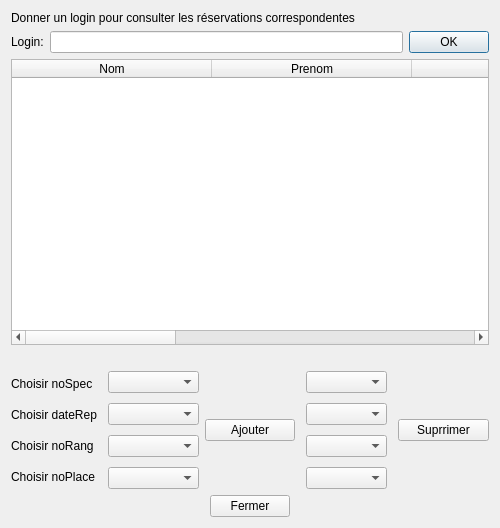
<?xml version="1.0" encoding="UTF-8"?>
<ui version="4.0">
 <class>fct_comp_9</class>
 <widget class="QDialog" name="fct_comp_9">
  <property name="geometry">
   <rect>
    <x>0</x>
    <y>0</y>
    <width>500</width>
    <height>528</height>
   </rect>
  </property>
  <property name="windowTitle">
   <string>Gestion de réservations</string>
  </property>
  <layout class="QVBoxLayout" name="verticalLayout_3">
   <item>
    <widget class="QLabel" name="label">
     <property name="text">
      <string>Donner un login pour consulter les réservations correspondentes</string>
     </property>
    </widget>
   </item>
   <item>
    <layout class="QHBoxLayout" name="horizontalLayout">
     <item>
      <widget class="QLabel" name="label_2">
       <property name="text">
        <string>Login:</string>
       </property>
      </widget>
     </item>
     <item>
      <widget class="QLineEdit" name="lineEdit"/>
     </item>
     <item>
      <widget class="QPushButton" name="pushButton">
       <property name="text">
        <string>OK</string>
       </property>
      </widget>
     </item>
    </layout>
   </item>
   <item>
    <widget class="QTableWidget" name="table_fct_comp_9">
     <attribute name="horizontalHeaderDefaultSectionSize">
      <number>200</number>
     </attribute>
     <attribute name="horizontalHeaderMinimumSectionSize">
      <number>50</number>
     </attribute>
     <attribute name="horizontalHeaderStretchLastSection">
      <bool>true</bool>
     </attribute>
     <attribute name="verticalHeaderVisible">
      <bool>false</bool>
     </attribute>
     <column>
      <property name="text">
       <string>Nom</string>
      </property>
     </column>
     <column>
      <property name="text">
       <string>Prenom</string>
      </property>
     </column>
     <column>
      <property name="text">
       <string>noSpec</string>
      </property>
     </column>
     <column>
      <property name="text">
       <string>dateRep</string>
      </property>
     </column>
     <column>
      <property name="text">
       <string>noPlace</string>
      </property>
     </column>
     <column>
      <property name="text">
       <string>noRang</string>
      </property>
     </column>
    </widget>
   </item>
   <item>
    <widget class="QLabel" name="label_bas">
     <property name="text">
      <string/>
     </property>
     <property name="alignment">
      <set>Qt::AlignCenter</set>
     </property>
    </widget>
   </item>
   <item>
    <layout class="QHBoxLayout" name="horizontalLayout_7">
     <item>
      <layout class="QVBoxLayout" name="verticalLayout">
       <item>
        <layout class="QHBoxLayout" name="horizontalLayout_3">
         <item>
          <widget class="QLabel" name="label_3">
           <property name="text">
            <string>Choisir noSpec</string>
           </property>
          </widget>
         </item>
        </layout>
       </item>
       <item>
        <layout class="QHBoxLayout" name="horizontalLayout_4">
         <item>
          <widget class="QLabel" name="label_4">
           <property name="text">
            <string>Choisir dateRep</string>
           </property>
          </widget>
         </item>
        </layout>
       </item>
       <item>
        <layout class="QHBoxLayout" name="horizontalLayout_5">
         <item>
          <widget class="QLabel" name="label_5">
           <property name="text">
            <string>Choisir noRang</string>
           </property>
          </widget>
         </item>
        </layout>
       </item>
       <item>
        <layout class="QHBoxLayout" name="horizontalLayout_6">
         <item>
          <widget class="QLabel" name="label_6">
           <property name="text">
            <string>Choisir noPlace</string>
           </property>
          </widget>
         </item>
        </layout>
       </item>
      </layout>
     </item>
     <item>
      <layout class="QVBoxLayout" name="verticalLayout_7">
       <property name="spacing">
        <number>10</number>
       </property>
       <item>
        <widget class="QComboBox" name="box_ns_a"/>
       </item>
       <item>
        <widget class="QComboBox" name="box_dr_a"/>
       </item>
       <item>
        <widget class="QComboBox" name="box_nr_a"/>
       </item>
       <item>
        <widget class="QComboBox" name="box_np_a"/>
       </item>
      </layout>
     </item>
     <item>
      <layout class="QVBoxLayout" name="verticalLayout_6">
       <item>
        <widget class="QPushButton" name="push_ajout">
         <property name="text">
          <string>Ajouter</string>
         </property>
        </widget>
       </item>
      </layout>
     </item>
     <item>
      <layout class="QVBoxLayout" name="verticalLayout_2">
       <property name="spacing">
        <number>10</number>
       </property>
       <property name="leftMargin">
        <number>5</number>
       </property>
       <property name="rightMargin">
        <number>5</number>
       </property>
       <item>
        <widget class="QComboBox" name="box_ns_s"/>
       </item>
       <item>
        <widget class="QComboBox" name="box_dr_s"/>
       </item>
       <item>
        <widget class="QComboBox" name="box_nr_s"/>
       </item>
       <item>
        <widget class="QComboBox" name="box_np_s"/>
       </item>
      </layout>
     </item>
     <item>
      <layout class="QVBoxLayout" name="verticalLayout_4">
       <item>
        <widget class="QPushButton" name="push_delete">
         <property name="text">
          <string>Suprrimer</string>
         </property>
        </widget>
       </item>
      </layout>
     </item>
    </layout>
   </item>
   <item>
    <layout class="QHBoxLayout" name="horizontalLayout_2">
     <item>
      <spacer name="horizontalSpacer_2">
       <property name="orientation">
        <enum>Qt::Horizontal</enum>
       </property>
       <property name="sizeHint" stdset="0">
        <size>
         <width>40</width>
         <height>20</height>
        </size>
       </property>
      </spacer>
     </item>
     <item>
      <widget class="QPushButton" name="push_fer">
       <property name="text">
        <string>Fermer</string>
       </property>
      </widget>
     </item>
     <item>
      <spacer name="horizontalSpacer">
       <property name="orientation">
        <enum>Qt::Horizontal</enum>
       </property>
       <property name="sizeHint" stdset="0">
        <size>
         <width>40</width>
         <height>20</height>
        </size>
       </property>
      </spacer>
     </item>
    </layout>
   </item>
  </layout>
 </widget>
 <resources/>
 <connections>
  <connection>
   <sender>pushButton</sender>
   <signal>clicked()</signal>
   <receiver>fct_comp_9</receiver>
   <slot>refreshResult()</slot>
   <hints>
    <hint type="sourcelabel">
     <x>437</x>
     <y>29</y>
    </hint>
    <hint type="destinationlabel">
     <x>120</x>
     <y>17</y>
    </hint>
   </hints>
  </connection>
  <connection>
   <sender>box_ns_a</sender>
   <signal>currentTextChanged(QString)</signal>
   <receiver>fct_comp_9</receiver>
   <slot>refresh_dateRep()</slot>
   <hints>
    <hint type="sourcelabel">
     <x>114</x>
     <y>400</y>
    </hint>
    <hint type="destinationlabel">
     <x>14</x>
     <y>270</y>
    </hint>
   </hints>
  </connection>
  <connection>
   <sender>box_dr_a</sender>
   <signal>currentTextChanged(QString)</signal>
   <receiver>fct_comp_9</receiver>
   <slot>refresh_noRang()</slot>
   <hints>
    <hint type="sourcelabel">
     <x>114</x>
     <y>429</y>
    </hint>
    <hint type="destinationlabel">
     <x>1</x>
     <y>270</y>
    </hint>
   </hints>
  </connection>
  <connection>
   <sender>box_nr_a</sender>
   <signal>currentTextChanged(QString)</signal>
   <receiver>fct_comp_9</receiver>
   <slot>refresh_noPlace()</slot>
   <hints>
    <hint type="sourcelabel">
     <x>106</x>
     <y>458</y>
    </hint>
    <hint type="destinationlabel">
     <x>4</x>
     <y>270</y>
    </hint>
   </hints>
  </connection>
  <connection>
   <sender>push_ajout</sender>
   <signal>clicked()</signal>
   <receiver>fct_comp_9</receiver>
   <slot>add_reservation()</slot>
   <hints>
    <hint type="sourcelabel">
     <x>204</x>
     <y>442</y>
    </hint>
    <hint type="destinationlabel">
     <x>268</x>
     <y>270</y>
    </hint>
   </hints>
  </connection>
  <connection>
   <sender>push_fer</sender>
   <signal>clicked()</signal>
   <receiver>fct_comp_9</receiver>
   <slot>close()</slot>
   <hints>
    <hint type="sourcelabel">
     <x>222</x>
     <y>515</y>
    </hint>
    <hint type="destinationlabel">
     <x>323</x>
     <y>270</y>
    </hint>
   </hints>
  </connection>
  <connection>
   <sender>box_ns_s</sender>
   <signal>currentTextChanged(QString)</signal>
   <receiver>fct_comp_9</receiver>
   <slot>refresh_s_dateRep()</slot>
   <hints>
    <hint type="sourcelabel">
     <x>306</x>
     <y>404</y>
    </hint>
    <hint type="destinationlabel">
     <x>349</x>
     <y>270</y>
    </hint>
   </hints>
  </connection>
  <connection>
   <sender>box_dr_s</sender>
   <signal>currentTextChanged(QString)</signal>
   <receiver>fct_comp_9</receiver>
   <slot>refresh_s_noRang()</slot>
   <hints>
    <hint type="sourcelabel">
     <x>306</x>
     <y>433</y>
    </hint>
    <hint type="destinationlabel">
     <x>349</x>
     <y>270</y>
    </hint>
   </hints>
  </connection>
  <connection>
   <sender>box_nr_s</sender>
   <signal>currentTextChanged(QString)</signal>
   <receiver>fct_comp_9</receiver>
   <slot>refresh_s_noPlace()</slot>
   <hints>
    <hint type="sourcelabel">
     <x>306</x>
     <y>457</y>
    </hint>
    <hint type="destinationlabel">
     <x>349</x>
     <y>521</y>
    </hint>
   </hints>
  </connection>
  <connection>
   <sender>push_delete</sender>
   <signal>clicked()</signal>
   <receiver>fct_comp_9</receiver>
   <slot>delete_reservation()</slot>
   <hints>
    <hint type="sourcelabel">
     <x>400</x>
     <y>441</y>
    </hint>
    <hint type="destinationlabel">
     <x>349</x>
     <y>521</y>
    </hint>
   </hints>
  </connection>
 </connections>
 <slots>
  <slot>refreshResult()</slot>
  <slot>refresh_dateRep()</slot>
  <slot>refresh_noSpec()</slot>
  <slot>refresh_noRang()</slot>
  <slot>refresh_noPlace()</slot>
  <slot>add_reservation()</slot>
  <slot>refresh_s_dateRep()</slot>
  <slot>refresh_s_noRang()</slot>
  <slot>refresh_s_noPlace()</slot>
  <slot>delete_reservation()</slot>
 </slots>
</ui>
